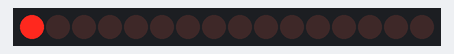
A sketch run on a simulated Arduino Uno, built with avr-gcc and run on an emulated ATmega328P. Parts: 16 shift-register outputs drawn as a row of LEDs (first output left, lit = HIGH). Wiring (inferred from the names in the program): 2 × shift register (74HC595): data pin 14; shift clock pin 16; latch pin 15. Wiring (inferred from the signals the program sends): row of LEDs: on Q0, Q1, Q2, Q3, Q4, Q5, Q6, Q7, Q8, Q9, Q10, Q11, Q12, Q13, Q14, Q15.

Above: at 0.1 s.
At 0.9 s:
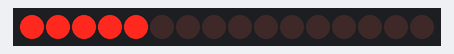
At 1.7 s:
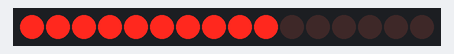
At 3.5 s:
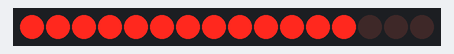
At 5.3 s:
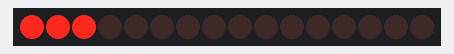
At 7.1 s:
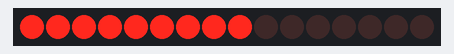
Timing chart, 0 to 7.4 s (numbered marks = the images above):
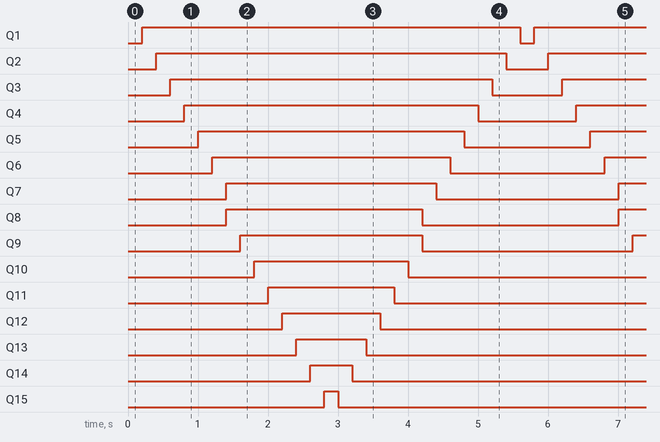

The sketch:

Demo2_test2.ino
```cpp
//Pin connected to ST_CP of 74HC595
int latchPin = 15;
//Pin connected to SH_CP of 74HC595
int clockPin = 16;
////Pin connected to DS of 74HC595
int dataPin = 14;
int bitArray[] = {1, 3, 7, 15, 31, 63, 127, 255};

void setup() {
  //set pins to output so you can control the shift register
  pinMode(latchPin, OUTPUT);
  pinMode(clockPin, OUTPUT);
  pinMode(dataPin, OUTPUT);
}

void loop() {
  for (int j = 0; j < 7; j++) {
    shiftOut(dataPin, clockPin, MSBFIRST, 0<<8);
    shiftOut(dataPin, clockPin, MSBFIRST, bitArray[j]);

    digitalWrite(latchPin, HIGH);
    digitalWrite(latchPin, LOW);

    delay(200);
  }
  for (int j = 0; j < 7; j++) {
    shiftOut(dataPin, clockPin, MSBFIRST, bitArray[j]);
    shiftOut(dataPin, clockPin, MSBFIRST, 255);

    digitalWrite(latchPin, HIGH);
    digitalWrite(latchPin, LOW);

    delay(200);
  }
  for (int j = 7; j > 0; j--) {
    shiftOut(dataPin, clockPin, MSBFIRST, bitArray[j]);
    shiftOut(dataPin, clockPin, MSBFIRST, 255);

    digitalWrite(latchPin, HIGH);
    digitalWrite(latchPin, LOW);

    delay(200);
  }
  for (int j = 7; j > 0; j--) {
    shiftOut(dataPin, clockPin, MSBFIRST, 0<<8);
    shiftOut(dataPin, clockPin, MSBFIRST, bitArray[j]);

    digitalWrite(latchPin, HIGH);
    digitalWrite(latchPin, LOW);

    delay(200);
  }
}
```

Measured:
- by itself, Q1: alternates HIGH for 5.4 s and LOW for 0.20 s
- by itself, Q2: alternates HIGH for 5.0 s and LOW for 0.60 s
- by itself, Q3: alternates HIGH for 4.6 s and LOW for 1.0 s
- by itself, Q4: alternates HIGH for 4.2 s and LOW for 1.4 s
- by itself, Q5: alternates HIGH for 3.8 s and LOW for 1.8 s
- by itself, Q6: alternates HIGH for 3.4 s and LOW for 2.2 s
- by itself, Q7: alternates HIGH for 3.0 s and LOW for 2.6 s
- by itself, Q8: alternates HIGH for 2.8 s and LOW for 2.8 s
